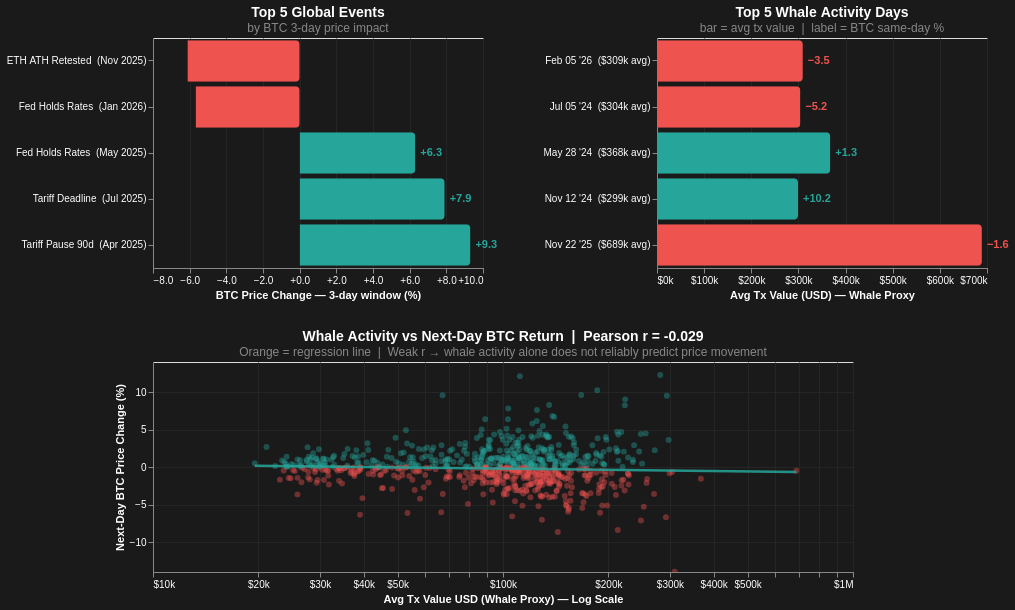

The cell this chart's notebook holds for it:
### Code cell
clr_scale = alt.Scale(domain=["Positive","Negative"], range=["#26a69a","#ef5350"])

# ── Left: Top 5 events bar ────────────────────────────────────────────────────
ev_bar = alt.Chart(top5_ev).mark_bar(cornerRadiusTopRight=4, cornerRadiusBottomRight=4).encode(
    y=alt.Y("ev_label:N", title="", sort=alt.EncodingSortField("btc_impact_pct", order="ascending")),
    x=alt.X("btc_impact_pct:Q", title="BTC Price Change — 3-day window (%)",
            axis=alt.Axis(format="+.1f")),
    color=alt.Color("direction:N", scale=clr_scale, legend=None),
    tooltip=[alt.Tooltip("label:N", title="Event"), alt.Tooltip("date:T"),
             alt.Tooltip("category:N"), alt.Tooltip("btc_impact_pct:Q", format="+.2f", title="BTC % Impact")]
)
ev_txt = alt.Chart(top5_ev).mark_text(align="left", dx=5, fontSize=11, fontWeight="bold").encode(
    y=alt.Y("ev_label:N", sort=alt.EncodingSortField("btc_impact_pct", order="ascending")),
    x="btc_impact_pct:Q",
    text=alt.Text("btc_impact_pct:Q", format="+.1f"),
    color=alt.Color("direction:N", scale=clr_scale, legend=None)
)
ev_chart = (ev_bar + ev_txt).properties(
    width=330, height=230,
    title=alt.TitleParams("Top 5 Global Events", subtitle=["by BTC 3-day price impact"],
                          color="white", subtitleColor="#888", fontSize=14)
)

# ── Right: Top 5 whale days bar ───────────────────────────────────────────────
wh_bar = alt.Chart(top5_w).mark_bar(cornerRadiusTopRight=4, cornerRadiusBottomRight=4).encode(
    y=alt.Y("wh_label:N", title="", sort=alt.EncodingSortField("avg_tx_value_usd", order="ascending")),
    x=alt.X("avg_tx_value_usd:Q", title="Avg Tx Value (USD) — Whale Proxy",
            axis=alt.Axis(format="$~s")),
    color=alt.Color("direction:N", scale=clr_scale, legend=None),
    tooltip=[alt.Tooltip("date:T"), alt.Tooltip("avg_tx_value_usd:Q", format="$,.0f", title="Avg Tx Value"),
             alt.Tooltip("price_change_pct:Q", format="+.2f", title="BTC Same-Day %"),
             alt.Tooltip("tx_count:Q", format=",", title="Tx Count")]
)
wh_txt = alt.Chart(top5_w).mark_text(align="left", dx=5, fontSize=11, fontWeight="bold").encode(
    y=alt.Y("wh_label:N", sort=alt.EncodingSortField("avg_tx_value_usd", order="ascending")),
    x="avg_tx_value_usd:Q",
    text=alt.Text("price_change_pct:Q", format="+.1f"),
    color=alt.Color("direction:N", scale=clr_scale, legend=None)
)
wh_chart = (wh_bar + wh_txt).properties(
    width=330, height=230,
    title=alt.TitleParams("Top 5 Whale Activity Days", subtitle=["bar = avg tx value  |  label = BTC same-day %"],
                          color="white", subtitleColor="#888", fontSize=14)
)

# ── Bottom: Correlation scatter ────────────────────────────────────────────────
scatter = alt.Chart(valid).mark_circle(opacity=0.4, size=35).encode(
    x=alt.X("avg_tx_value_usd:Q", title="Avg Tx Value USD (Whale Proxy) — Log Scale",
            scale=alt.Scale(type="log"), axis=alt.Axis(format="$~s")),
    y=alt.Y("next_day_pct:Q", title="Next-Day BTC Price Change (%)"),
    color=alt.condition(alt.datum.next_day_pct > 0, alt.value("#26a69a"), alt.value("#ef5350")),
    tooltip=[alt.Tooltip("date:T"), alt.Tooltip("avg_tx_value_usd:Q", format="$,.0f", title="Avg Tx Value"),
             alt.Tooltip("next_day_pct:Q", format="+.2f", title="Next-Day %")]
)
reg = scatter.transform_regression(
    "avg_tx_value_usd", "next_day_pct"
).mark_line(color="#f7931a", strokeWidth=2.5, opacity=0.85)

corr_plot = (scatter + reg).properties(
    width=700, height=210,
    title=alt.TitleParams(
        f"Whale Activity vs Next-Day BTC Return  |  Pearson r = {pearson_r:.3f}",
        subtitle=["Orange = regression line  |  Weak r → whale activity alone does not reliably predict price movement"],
        color="white", subtitleColor="#888", fontSize=14
    )
).interactive()

alt.vconcat(
    alt.hconcat(ev_chart, wh_chart, spacing=44),
    corr_plot,
    spacing=28
).configure(background="#1a1a1a").configure_axis(
    labelColor="white", titleColor="white", gridColor="#252525"
).configure_title(color="white")

### Figure 1 — Vega-Lite specification as saved in the notebook (floating-point values rounded to 4 significant figures; data arrays with more than 128 entries replaced by an {"elided": "..."} marker saying what was removed)
{"$schema": "https://vega.github.io/schema/vega-lite/v5.8.0.json", "config": {"axis": {"gridColor": "#252525", "labelColor": "white", "titleColor": "white"}, "background": "#1a1a1a", "title": {"color": "white"}, "view": {"continuousHeight": 300, "continuousWidth": 300}}, "datasets": {"data-d8a8937232ea32a24d6b205d1816855d": [{"abs_impact": 6.12, "btc_impact_pct": -6.12, "category": "crypto", "color": "#26a69a", "date": "2025-11-03T00:00:00", "direction": "Negative", "ev_label": "ETH ATH Retested  (Nov 2025)", "label": "ETH ATH Retested", "lat": 40.71, "lon": -74.01}, {"abs_impact": 5.675, "btc_impact_pct": -5.675, "category": "macro", "color": "#f7931a", "date": "2026-01-28T00:00:00", "direction": "Negative", "ev_label": "Fed Holds Rates  (Jan 2026)", "label": "Fed Holds Rates", "lat": 38.87, "lon": -77.02}, {"abs_impact": 6.306, "btc_impact_pct": 6.306, "category": "macro", "color": "#f7931a", "date": "2025-05-07T00:00:00", "direction": "Positive", "ev_label": "Fed Holds Rates  (May 2025)", "label": "Fed Holds Rates", "lat": 38.9, "lon": -77.03}, {"abs_impact": 7.91, "btc_impact_pct": 7.91, "category": "geopolitical", "color": "#ef5350", "date": "2025-07-09T00:00:00", "direction": "Positive", "ev_label": "Tariff Deadline  (Jul 2025)", "label": "Tariff Deadline", "lat": 38.85, "lon": -77.05}, {"abs_impact": 9.315, "btc_impact_pct": 9.315, "category": "geopolitical", "color": "#ef5350", "date": "2025-04-09T00:00:00", "direction": "Positive", "ev_label": "Tariff Pause 90d  (Apr 2025)", "label": "Tariff Pause 90d", "lat": 38.9, "lon": -77.1}], "data-dcf62dd9d7fb76ad0f4e6fe676ac33a5": [{"avg_tx_value_usd": 689200.0, "date": "2025-11-22T00:00:00", "direction": "Negative", "hash_rate": 1082000000.0, "index": 642, "market_price_usd": 85100.0, "month": 11, "price_30d_avg": 103000.0, "price_7d_avg": 91120.0, "price_change_pct": -1.585, "tx_count": 472300.0, "tx_volume_usd": 58390000000.0, "volume_7d_avg": 22640000000.0, "wh_label": "Nov 22 '25  ($689k avg)", "year": 2025}, {"avg_tx_value_usd": 367600.0, "date": "2024-05-28T00:00:00", "direction": "Positive", "hash_rate": 562100000.0, "index": 99, "market_price_usd": 69370.0, "month": 5, "price_30d_avg": 64640.0, "price_7d_avg": 68980.0, "price_change_pct": 1.296, "tx_count": 596800.0, "tx_volume_usd": 25130000000.0, "volume_7d_avg": 8536000000.0, "wh_label": "May 28 '24  ($368k avg)", "year": 2024}, {"avg_tx_value_usd": 309400.0, "date": "2026-02-05T00:00:00", "direction": "Negative", "hash_rate": 894400000.0, "index": 717, "market_price_usd": 73000.0, "month": 2, "price_30d_avg": 88460.0, "price_7d_avg": 78780.0, "price_change_pct": -3.474, "tx_count": 384600.0, "tx_volume_usd": 21140000000.0, "volume_7d_avg": 13640000000.0, "wh_label": "Feb 05 '26  ($309k avg)", "year": 2026}, {"avg_tx_value_usd": 304200.0, "date": "2024-07-05T00:00:00", "direction": "Negative", "hash_rate": 481700000.0, "index": 137, "market_price_usd": 57030.0, "month": 7, "price_30d_avg": 64800.0, "price_7d_avg": 60850.0, "price_change_pct": -5.174, "tx_count": 490500.0, "tx_volume_usd": 17070000000.0, "volume_7d_avg": 7776000000.0, "wh_label": "Jul 05 '24  ($304k avg)", "year": 2024}, {"avg_tx_value_usd": 299100.0, "date": "2024-11-12T00:00:00", "direction": "Positive", "hash_rate": 737700000.0, "index": 267, "market_price_usd": 88720.0, "month": 11, "price_30d_avg": 70390.0, "price_7d_avg": 77630.0, "price_change_pct": 10.24, "tx_count": 503700.0, "tx_volume_usd": 26270000000.0, "volume_7d_avg": 14670000000.0, "wh_label": "Nov 12 '24  ($299k avg)", "year": 2024}], "data-ea520cd9a7be05197f0405b423e46301": {"elided": "726 records"}}, "params": [{"bind": "scales", "name": "param_1", "select": {"encodings": ["x", "y"], "type": "interval"}, "views": ["view_1"]}], "spacing": 28, "vconcat": [{"hconcat": [{"data": {"name": "data-d8a8937232ea32a24d6b205d1816855d"}, "height": 230, "layer": [{"encoding": {"color": {"field": "direction", "legend": null, "scale": {"domain": ["Positive", "Negative"], "range": ["#26a69a", "#ef5350"]}, "type": "nominal"}, "tooltip": [{"field": "label", "title": "Event", "type": "nominal"}, {"field": "date", "type": "temporal"}, {"field": "category", "type": "nominal"}, {"field": "btc_impact_pct", "format": "+.2f", "title": "BTC % Impact", "type": "quantitative"}], "x": {"axis": {"format": "+.1f"}, "field": "btc_impact_pct", "title": "BTC Price Change — 3-day window (%)", "type": "quantitative"}, "y": {"field": "ev_label", "sort": {"field": "btc_impact_pct", "order": "ascending"}, "title": "", "type": "nominal"}}, "mark": {"cornerRadiusBottomRight": 4, "cornerRadiusTopRight": 4, "type": "bar"}}, {"encoding": {"color": {"field": "direction", "legend": null, "scale": {"domain": ["Positive", "Negative"], "range": ["#26a69a", "#ef5350"]}, "type": "nominal"}, "text": {"field": "btc_impact_pct", "format": "+.1f", "type": "quantitative"}, "x": {"field": "btc_impact_pct", "type": "quantitative"}, "y": {"field": "ev_label", "sort": {"field": "btc_impact_pct", "order": "ascending"}, "type": "nominal"}}, "mark": {"align": "left", "dx": 5, "fontSize": 11, "fontWeight": "bold", "type": "text"}}], "title": {"color": "white", "fontSize": 14, "subtitle": ["by BTC 3-day price impact"], "subtitleColor": "#888", "text": "Top 5 Global Events"}, "width": 330}, {"data": {"name": "data-dcf62dd9d7fb76ad0f4e6fe676ac33a5"}, "height": 230, "layer": [{"encoding": {"color": {"field": "direction", "legend": null, "scale": {"domain": ["Positive", "Negative"], "range": ["#26a69a", "#ef5350"]}, "type": "nominal"}, "tooltip": [{"field": "date", "type": "temporal"}, {"field": "avg_tx_value_usd", "format": "$,.0f", "title": "Avg Tx Value", "type": "quantitative"}, {"field": "price_change_pct", "format": "+.2f", "title": "BTC Same-Day %", "type": "quantitative"}, {"field": "tx_count", "format": ",", "title": "Tx Count", "type": "quantitative"}], "x": {"axis": {"format": "$~s"}, "field": "avg_tx_value_usd", "title": "Avg Tx Value (USD) — Whale Proxy", "type": "quantitative"}, "y": {"field": "wh_label", "sort": {"field": "avg_tx_value_usd", "order": "ascending"}, "title": "", "type": "nominal"}}, "mark": {"cornerRadiusBottomRight": 4, "cornerRadiusTopRight": 4, "type": "bar"}}, {"encoding": {"color": {"field": "direction", "legend": null, "scale": {"domain": ["Positive", "Negative"], "range": ["#26a69a", "#ef5350"]}, "type": "nominal"}, "text": {"field": "price_change_pct", "format": "+.1f", "type": "quantitative"}, "x": {"field": "avg_tx_value_usd", "type": "quantitative"}, "y": {"field": "wh_label", "sort": {"field": "avg_tx_value_usd", "order": "ascending"}, "type": "nominal"}}, "mark": {"align": "left", "dx": 5, "fontSize": 11, "fontWeight": "bold", "type": "text"}}], "title": {"color": "white", "fontSize": 14, "subtitle": ["bar = avg tx value  |  label = BTC same-day %"], "subtitleColor": "#888", "text": "Top 5 Whale Activity Days"}, "width": 330}], "spacing": 44}, {"data": {"name": "data-ea520cd9a7be05197f0405b423e46301"}, "height": 210, "layer": [{"encoding": {"color": {"condition": {"test": "(datum.next_day_pct > 0)", "value": "#26a69a"}, "value": "#ef5350"}, "tooltip": [{"field": "date", "type": "temporal"}, {"field": "avg_tx_value_usd", "format": "$,.0f", "title": "Avg Tx Value", "type": "quantitative"}, {"field": "next_day_pct", "format": "+.2f", "title": "Next-Day %", "type": "quantitative"}], "x": {"axis": {"format": "$~s"}, "field": "avg_tx_value_usd", "scale": {"type": "log"}, "title": "Avg Tx Value USD (Whale Proxy) — Log Scale", "type": "quantitative"}, "y": {"field": "next_day_pct", "title": "Next-Day BTC Price Change (%)", "type": "quantitative"}}, "mark": {"opacity": 0.4, "size": 35, "type": "circle"}, "name": "view_1"}, {"encoding": {"color": {"condition": {"test": "(datum.next_day_pct > 0)", "value": "#26a69a"}, "value": "#ef5350"}, "tooltip": [{"field": "date", "type": "temporal"}, {"field": "avg_tx_value_usd", "format": "$,.0f", "title": "Avg Tx Value", "type": "quantitative"}, {"field": "next_day_pct", "format": "+.2f", "title": "Next-Day %", "type": "quantitative"}], "x": {"axis": {"format": "$~s"}, "field": "avg_tx_value_usd", "scale": {"type": "log"}, "title": "Avg Tx Value USD (Whale Proxy) — Log Scale", "type": "quantitative"}, "y": {"field": "next_day_pct", "title": "Next-Day BTC Price Change (%)", "type": "quantitative"}}, "mark": {"color": "#f7931a", "opacity": 0.85, "strokeWidth": 2.5, "type": "line"}, "transform": [{"on": "avg_tx_value_usd", "regression": "next_day_pct"}]}], "title": {"color": "white", "fontSize": 14, "subtitle": ["Orange = regression line  |  Weak r → whale activity alone does not reliably predict price movement"], "subtitleColor": "#888", "text": "Whale Activity vs Next-Day BTC Return  |  Pearson r = -0.029"}, "width": 700}]}
